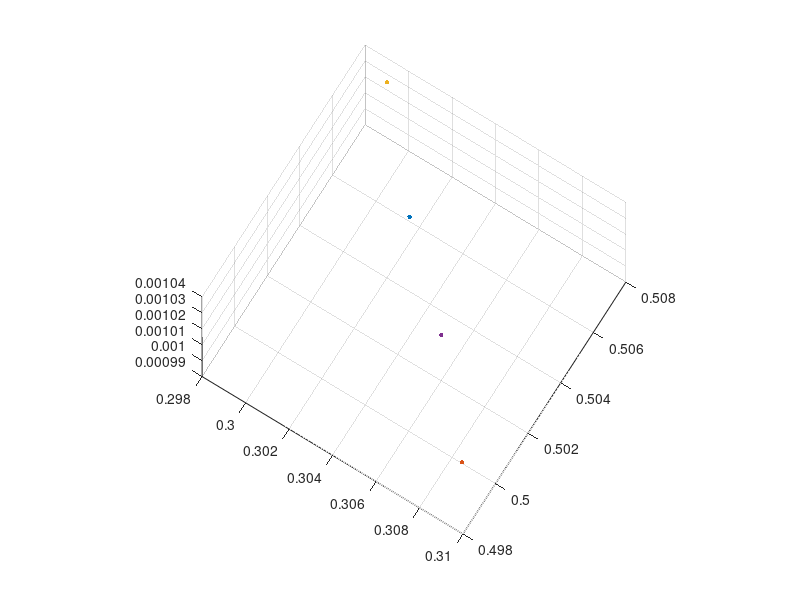

Recreate this plot in MATLAB. (Note: this script raises an error after producing the figure.)
function mainfunction
  clc
  
  #Taking  image points
  printf("Taking  image points\n")

  [xy,xyprime]=take_image_points_from_file()

  
    #Measuring image points
  printf("Measuring image points\n")
  

  [xy_final,T1] = measure_points(xy)
  [xy_prime_final,T2] = measure_points(xyprime)
  
    #Generating Design Matrix
  printf("Generating Design Matrix\n")
 
   for k = 1:length(xy)
    A{k} = design_matrix(xy_final{k},xy_prime_final{k})
   end
 
   #Calculating Fundamental Matrix F
  printf("Calculating Fundamental Matrix F\n")
 
 F1 = calculate_fundamental_matrix(A,T1,T2);
 
  #Forcing Singularity Constraint on F
  printf("Forcing Singularity Constraint on F\n")
 
 F = force_rank2(F1)
 
     #Calculating epipoles from F
  printf("Calculating epipoles from Matrix F\n")
  
  [e,ePrime]=calculate_epipoles(F)
  
  
  #Calculating Projection Matrices Pn and Pprime from F
  printf("Calculating Projection Matrices Pn and Pprime from F\n")
  
  
[Pn,Pprime]=get_projection_matrix(F,ePrime)
 
  #Calculating Linear Triangulation 
  printf("Calculating Linear Triangulation \n")
  
  for k = 1:length(xy)
    Xp1{k} = linear_triangulation(Pn,Pprime,xy{k},xyprime{k})
   end


  #Visualizing Spatial Object Points 
  printf("Visualizing Spatial Object Points \n")

  visualize_spatial_object_point(Xp1)

 

 #Taking Control Points 
  printf("Taking Control Points \n")
 
 [xy_cp,xy_cp_prime,X1E,X2E,X3E,X4E,X5E]=take_control_points_from_file()
 
  #Triangulating projective object points 
  printf("Triangulating projective object points\n")
  
   for k = 1:length(xy_cp)
    Xp2{k} = linear_triangulation(Pn,Pprime,xy_cp{k},xy_cp_prime{k})
   end


 
  #Calculating 3D Homography
  printf("Calculating 3D Homography \n")
 
 H = threeD_homography(Xp2{1},Xp2{2},Xp2{3},Xp2{4},Xp2{5},X1E,X2E,X3E,X4E,X5E)
 H = H/H(4,4)
 
 #Euclidean Reconstruction
  printf("Euclidean Reconstruction \n")
 
  for k = 1:length(Xp1)
    XEfinal{k} = H*Xp1{k}
   end
 
 for k = 1:length(Xp1)
    XEfinal2{k} = XEfinal{k}/XEfinal{k}(4,1)
   end
 
 
  #Visualizing the result of Euclidean Reconstruction spatially 
  printf("Visualizing the result of Euclidean Reconstruction spatially \n")
 

  visualize_spatial_object_point(XEfinal2)

 
 endfunction

 
 
 function visualize_spatial_object_point(X)
   figure; hold on;
   for k = 1:length(X)
    scatter3(X{k}(1,:), X{k}(2,:), X{k}(3,:), 10, 'filled')
   end
   axis square; view(32, 75);
   hold off;
   grid on;
 endfunction

 
 

 function y=design_matrix(xy,xy_prime)
   y = [xy(1,1)*xy_prime(1,1)  xy(2,1)*xy_prime(1,1) xy_prime(1,1) xy(1,1)*xy_prime(2,1) xy(2,1)*xy_prime(2,1) xy_prime(2,1) xy(1,1) xy(2,1) 1]
  
endfunction


  
 function [XY_conditioned,T]=measure_points(xy)
  
   #Conditioning: Translation
  printf("Conditioning: Translation\n")
  
 m = 3
 n = length(xy)
 XYmat = zeros(m,n);
 
 for k = 1:length(xy)
  XY{k} = [xy{k}; 1]
 end
 
 
 for i = 1:m
   for j = 1:n
    XYmat(i,j) = [abs(XY{j}(i))]
   end
 end
   
  t = mean(XYmat,2)
  t(1,1)
  t(2,1)
  t(3,1)

  
   #Conditioning: Scalling
  printf("Conditioning: Scalling\n")
  
   for k = 1:length(xy)
    Xfinal{k} = xy{k}(1,1) - t(1,1)
    Yfinal{k} = xy{k}(2,1) - t(2,1)
    XYfinal{k} = [Xfinal{k}; Yfinal{k}; 1]
   end

   XYmat2 = zeros(m,n)
 
  for i = 1:m
   for j = 1:n
    XYmat2(i,j) = [abs(XY{j}(i))]
   end
 end
   
XYmat
XYmat2
 
 s = mean(XYmat2,2)
 s(1,1)
 s(2,1)
 s(3,1)
 
  #Coordinate Transformation
  printf("Coordinate Transformation\n")
 
 
 T = [1/s(1,1) 0 0; 0 1/s(2,1) 0; 0 0 1]*[ 1 0 -t(1,1); 0 1 -t(2,1); 0 0 1] 
 
  #Conditioned Coordinates
  printf("Conditioned Coordinates\n")
 
  for k = 1:length(xy)
    XY_conditioned{k} = T* XY{k}
   end

 
endfunction




function X=linear_triangulation(P,Pprime,xy,xyprime)
   A = [xy(1,1)*P(3,:)-P(1,:); xy(2,1)*P(3,:)-P(2,:);  xyprime(1,1)*Pprime(3,:)-Pprime(1,:); xyprime(2,1)*Pprime(3,:)-Pprime(2,:)]
 
 [U,D,V] = svd(A)
 
 X = [V(:,end)]
 
endfunction




 function F=calculate_fundamental_matrix(A,T1,T2)
    
 
  #Design Matrix A1
  printf("Design Matrix A\n")
 m = length(A)
 n = 9
 Afinal = zeros(m,n)
 
 for i = 1:m
   for j = 1:n
    Afinal(i,j) = [A{i}(j)]
   end
 end
   
 
  #Singular Value Decompisition
  printf("Singular Value Decompisition\n")
 
 [U,D,V] = svd(Afinal)

 F_prime = [V(:,end)]
 
  #Reshaping to get the Fundamental Matrix
  printf("Reshaping to get the Fundamental Matrix\n")
 
 F2 = reshape(F_prime,3,3)'

   #Reverse Conditioning
  printf("Reverse Conditioning\n")
 
 F = transpose(T2)*F2*T1
 
endfunction


function F = force_rank2(F) % Force singularity constraint det(F)=0
% ==============
[U, D, V] = svd(F); % Singular value decomposition
D(3, 3) = 0; % Smallest singular value must be 0
F = U * D * V';
endfunction

 
 function [e,ePrime]=calculate_epipoles(F)
   [U,D,V] = svd(F)
   
   e = [V(:,end)]
   ePrime = [U(:,end)]
   
 endfunction

 
 function [Pn,Pprime]=get_projection_matrix(F,ePrime)
    Pn = [1 0 0 0;0 1 0 0;0 0 1 0]
    ePrime2 = [0 -ePrime(3,1) ePrime(2,1); ePrime(3,1) 0 -ePrime(1,1); -ePrime(2,1) ePrime(1,1) 0]
    Pprime1 = [ePrime2*F+[ePrime ePrime ePrime]]
    Pprime = [Pprime1 ePrime]
 endfunction
 
 
  function [xy,xyprime]=take_image_points_from_file()
    fh = fopen('sample.dat', 'r');
    A = fscanf(fh, '%f%f%f%f', [4 inf]);
    fclose(fh);
    xy = cell(1,2)
    xyprime = cell(1,2)
    for k = 1:length(A)
    xy{k} = A(1:2,k)
    xyprime{k} = A(3:4,k)
    end
 

endfunction


function [xy_cp,xyprime_cp,XYZ1,XYZ2,XYZ3,XYZ4,XYZ5]=take_control_points_from_file()
    fh = fopen('pp.dat', 'r');
    A = fscanf(fh, '%f%f%f%f%f%f%f', [7 inf]);
    fclose(fh);
    xy_cp = cell(1,2)
    xyprime_cp = cell(1,2)
    
    for k = 1:5
      xy_cp{k} = A(1:2,k)
      xyprime_cp{k} = A(3:4,k)
    end

    XYZ1 = A(5:7,1)
    XYZ2 = A(5:7,2)
    XYZ3 = A(5:7,3)
    XYZ4 = A(5:7,4)
    XYZ5 = A(5:7,5)
  endfunction